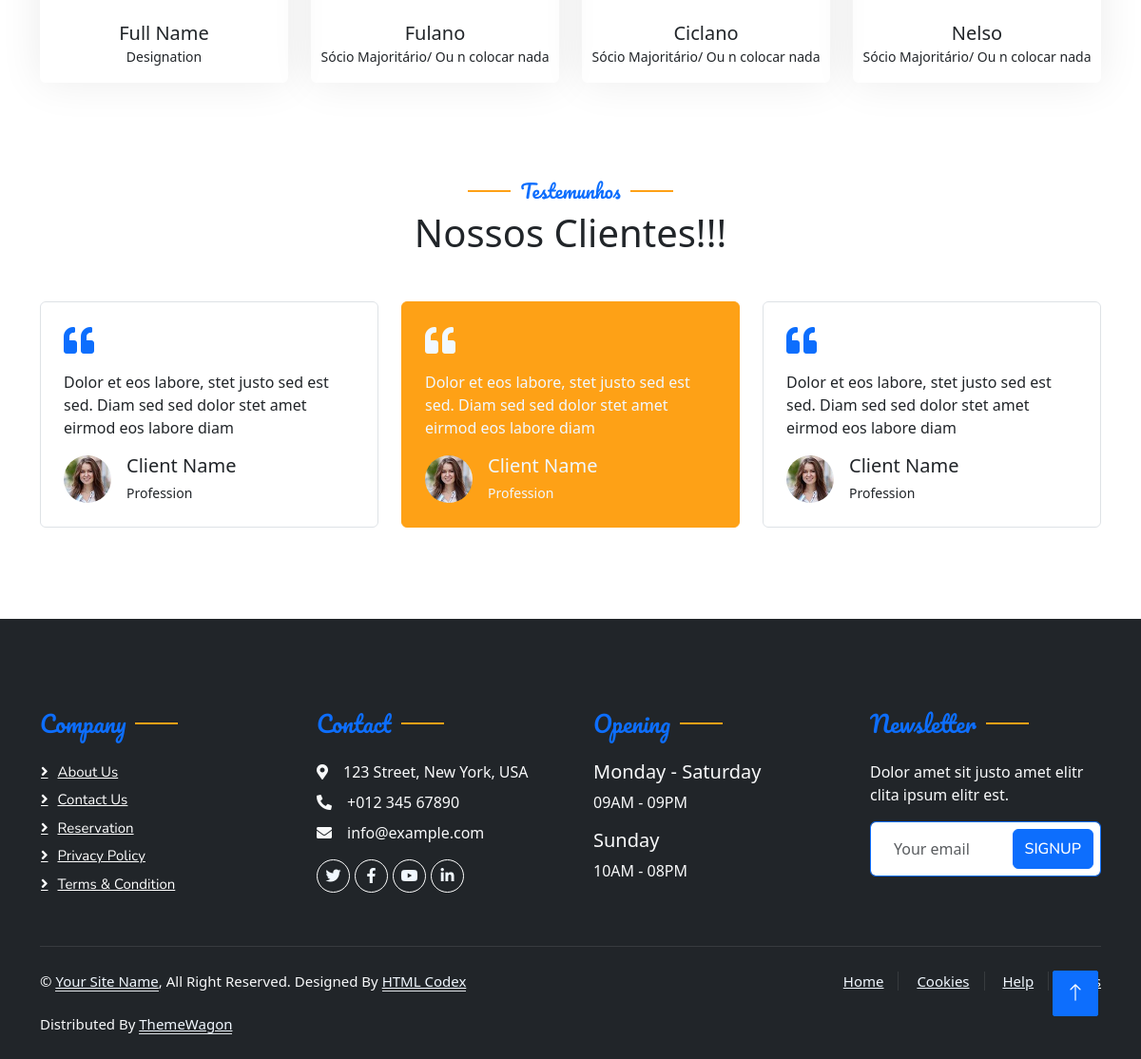
Before: / (lower part) with the older database file.
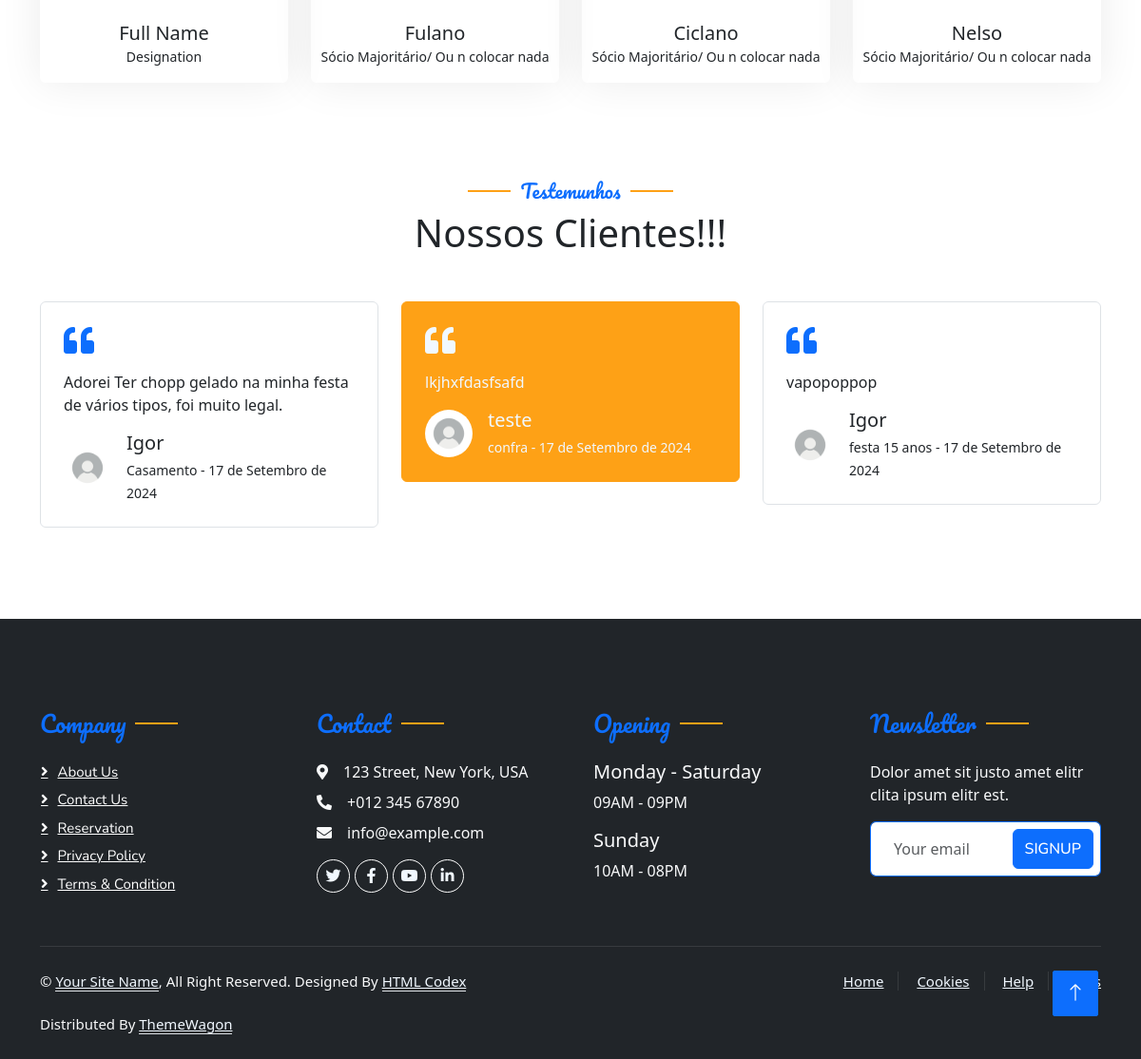
After: the same page with the newer database file.
### testemunho/models.py (models this page shows, shortened)
class Testemunho(models.Model):
    cliente = models.CharField(max_length=100, blank=True, null=True)
    tipo_evento = models.CharField(max_length=50)
    data_evento = models.DateField(auto_now_add=True)
    feedback = models.TextField()

### main/views.py (the view, shortened to what this page needs)
# urls.py: path('', IndexView.as_view(), name='home'),
class IndexView(TemplateView):
    template_name = 'index.html'
    def get(self,request):
        testemunhos = Testemunho.objects.all().order_by('-id')
        context = {'testemunhos':testemunhos,'title':'Chopp Itinerante','testemunhos':testemunhos, 'form':ContatoForm}
        return render(request, self.template_name, context)

### contato/forms.py
class ContatoForm(forms.ModelForm):
    nome = forms.CharField(
        widget=forms.TextInput(
            attrs={
                "placeholder": "Cliente",
                "class": "form-control"
            }
        ))
    celular = forms.CharField(
        widget=forms.TextInput(
            attrs={
                "placeholder": "Celular",
                "class": "form-control"
            }
        ))
    mensagem = forms.CharField(
        widget=forms.Textarea(
            attrs={
                "placeholder": "Mensagem",
                "class": "form-control"
            }
        ))
    class Meta:
        model = Contato
        fields = ('nome','celular', 'mensagem')

### templates/index.html (shortened to what this page needs)
<!DOCTYPE html>
<html lang="pt-br">
<head>
    {% include 'parciais/head.html'%}
</head>
<body>
    <div class="container-xxl bg-white p-0">
        {% include 'parciais/team.html'%}
        {% include 'parciais/testimonial.html'  with testemunhos=testemunhos%}
        {% include 'parciais/footer.html'%}
        <a href="#" class="btn btn-lg btn-primary btn-lg-square back-to-top"><i class="bi bi-arrow-up"></i></a>
    </div>
</body>
</html>

### templates/parciais/head.html (shortened to what this page needs)
<link href="https://cdnjs.cloudflare.com/ajax/libs/font-awesome/5.10.0/css/all.min.css" rel="stylesheet">
<link href="https://cdn.jsdelivr.net/npm/bootstrap-icons@1.4.1/font/bootstrap-icons.css" rel="stylesheet">
<link href="/static/lib/animate/animate.min.css" rel="stylesheet">
<link href="/static/lib/owlcarousel/assets/owl.carousel.min.css" rel="stylesheet">
<link href="/static/lib/tempusdominus/css/tempusdominus-bootstrap-4.min.css" rel="stylesheet" />
<link href="/static/css/bootstrap.min.css" rel="stylesheet">
<link href="/static/css/style.css" rel="stylesheet">

### templates/parciais/team.html (shortened to what this page needs)
<div class="container-xxl pt-5 pb-3">
    <div class="container">
        <div class="row g-4">
            <div class="col-lg-3 col-md-6 wow fadeInUp" data-wow-delay="0.1s">
                <div class="team-item text-center rounded overflow-hidden">
                    <h5 class="mb-0">Full Name</h5>
                    <small>Designation</small>
                </div>
            </div>
            <div class="col-lg-3 col-md-6 wow fadeInUp" data-wow-delay="0.3s">
                <div class="team-item text-center rounded overflow-hidden">
                    <h5 class="mb-0">Fulano</h5>
                    <small>Sócio Majoritário/ Ou n colocar nada</small>
                </div>
            </div>
            <div class="col-lg-3 col-md-6 wow fadeInUp" data-wow-delay="0.5s">
                <div class="team-item text-center rounded overflow-hidden">
                    <h5 class="mb-0">Ciclano</h5>
                    <small>Sócio Majoritário/ Ou n colocar nada</small>
                </div>
            </div>
            <div class="col-lg-3 col-md-6 wow fadeInUp" data-wow-delay="0.7s">
                <div class="team-item text-center rounded overflow-hidden">
                    <h5 class="mb-0">Nelso</h5>
                    <small>Sócio Majoritário/ Ou n colocar nada</small>
                </div>
            </div>
        </div>
    </div>
</div>

### templates/parciais/testimonial.html
<div class="container-xxl py-5 wow fadeInUp" data-wow-delay="0.1s">
    <div class="container">
        <div class="text-center">
            <h5 class="section-title ff-secondary text-center text-primary fw-normal">Testemunhos</h5>
            <h1 class="mb-5">Nossos Clientes!!!</h1>
        </div>
        <div class="owl-carousel testimonial-carousel">
            {% if testemunhos%}
                {% for testemunho in testemunhos%}
                    <div class="testimonial-item bg-transparent border rounded p-4">
                        <i class="fa fa-quote-left fa-2x text-primary mb-3"></i>
                        <p>{{testemunho.feedback}}</p>
                        <div class="d-flex align-items-center">
                            <img class="img-fluid flex-shrink-0 rounded-circle" src="static/img/perfil.jpg" style="width: 50px; height: 50px;">
                            <div class="ps-3">
                                <h5 class="mb-1">{{testemunho.cliente}}</h5>
                                <small>{{testemunho.tipo_evento}} - {{testemunho.data_evento}}</small>
                            </div>
                        </div>
                    </div>
                {%endfor%}
            {%else%}
                <div class="testimonial-item bg-transparent border rounded p-4">
                    <i class="fa fa-quote-left fa-2x text-primary mb-3"></i>
                    <p>Dolor et eos labore, stet justo sed est sed. Diam sed sed dolor stet amet eirmod eos labore diam</p>
                    <div class="d-flex align-items-center">
                        <img class="img-fluid flex-shrink-0 rounded-circle" src="static/img/testimonial-1.jpg" style="width: 50px; height: 50px;">
                        <div class="ps-3">
                            <h5 class="mb-1">Client Name</h5>
                            <small>Profession</small>
                        </div>
                    </div>
                </div>
            {%endif%}
        </div>
    </div>
</div>

### templates/parciais/footer.html
<div class="container-fluid bg-dark text-light footer pt-5 mt-5 wow fadeIn" data-wow-delay="0.1s">
    <div class="container py-5">
        <div class="row g-5">
            <div class="col-lg-3 col-md-6">
                <h4 class="section-title ff-secondary text-start text-primary fw-normal mb-4">Company</h4>
                <a class="btn btn-link" href="">About Us</a>
                <a class="btn btn-link" href="">Contact Us</a>
                <a class="btn btn-link" href="">Reservation</a>
                <a class="btn btn-link" href="">Privacy Policy</a>
                <a class="btn btn-link" href="">Terms & Condition</a>
            </div>
            <div class="col-lg-3 col-md-6">
                <h4 class="section-title ff-secondary text-start text-primary fw-normal mb-4">Contact</h4>
                <p class="mb-2"><i class="fa fa-map-marker-alt me-3"></i>123 Street, New York, USA</p>
                <p class="mb-2"><i class="fa fa-phone-alt me-3"></i>+012 345 67890</p>
                <p class="mb-2"><i class="fa fa-envelope me-3"></i>info@example.com</p>
                <div class="d-flex pt-2">
                    <a class="btn btn-outline-light btn-social" href=""><i class="fab fa-twitter"></i></a>
                    <a class="btn btn-outline-light btn-social" href=""><i class="fab fa-facebook-f"></i></a>
                    <a class="btn btn-outline-light btn-social" href=""><i class="fab fa-youtube"></i></a>
                    <a class="btn btn-outline-light btn-social" href=""><i class="fab fa-linkedin-in"></i></a>
                </div>
            </div>
            <div class="col-lg-3 col-md-6">
                <h4 class="section-title ff-secondary text-start text-primary fw-normal mb-4">Opening</h4>
                <h5 class="text-light fw-normal">Monday - Saturday</h5>
                <p>09AM - 09PM</p>
                <h5 class="text-light fw-normal">Sunday</h5>
                <p>10AM - 08PM</p>
            </div>
            <div class="col-lg-3 col-md-6">
                <h4 class="section-title ff-secondary text-start text-primary fw-normal mb-4">Newsletter</h4>
                <p>Dolor amet sit justo amet elitr clita ipsum elitr est.</p>
                <div class="position-relative mx-auto" style="max-width: 400px;">
                    <input class="form-control border-primary w-100 py-3 ps-4 pe-5" type="text" placeholder="Your email">
                    <button type="button" class="btn btn-primary py-2 position-absolute top-0 end-0 mt-2 me-2">SignUp</button>
                </div>
            </div>
        </div>
    </div>
    <div class="container">
        <div class="copyright">
            <div class="row">
                <div class="col-md-6 text-center text-md-start mb-3 mb-md-0">
                    &copy; <a class="border-bottom" href="#">Your Site Name</a>, All Right Reserved.
                    Designed By <a class="border-bottom" href="https://htmlcodex.com">HTML Codex</a><br><br>
                    Distributed By <a class="border-bottom" href="https://themewagon.com" target="_blank">ThemeWagon</a>
                </div>
                <div class="col-md-6 text-center text-md-end">
                    <div class="footer-menu">
                        <a href="">Home</a>
                        <a href="">Cookies</a>
                        <a href="">Help</a>
                        <a href="">FQAs</a>
                    </div>
                </div>
            </div>
        </div>
    </div>
</div>

### static/css/style.css (style rules this page uses)
:root { --primary: #FEA116; --light: #F1F8FF; --dark: #0F172B; }
.ff-secondary { font-family: 'Pacifico', cursive; }
.back-to-top { position: fixed; display: none; right: 45px; bottom: 45px; z-index: 99; }
.btn { font-family: 'Nunito', sans-serif; font-weight: 500; text-transform: uppercase; transition: .5s; }
.btn.btn-primary, .btn.btn-secondary { color: #FFFFFF; }
.btn-lg-square { width: 48px; height: 48px; }
.btn-square, .btn-sm-square, .btn-lg-square { padding: 0; display: flex; align-items: center; justify-content: center; font-weight: normal; border-radius: 2px; }
.section-title { position: relative; display: inline-block; }
.section-title::before { position: absolute; content: ""; width: 45px; height: 2px; top: 50%; left: -55px; margin-top: -1px; background: var(--primary); }
.section-title::after { position: absolute; content: ""; width: 45px; height: 2px; top: 50%; right: -55px; margin-top: -1px; background: var(--primary); }
.section-title.text-start::before, .section-title.text-end::after { display: none; }
.team-item { box-shadow: 0 0 45px rgba(0, 0, 0, .08); height: calc(100% - 38px); transition: .5s; }
.testimonial-carousel .owl-item .testimonial-item, .testimonial-carousel .owl-item.center .testimonial-item * { transition: .5s; }
.testimonial-carousel .owl-item.center .testimonial-item { background: var(--primary) !important; border-color: var(--primary) !important; }
.testimonial-carousel .owl-item.center .testimonial-item * { color: var(--light) !important; }
.footer .btn.btn-social { margin-right: 5px; width: 35px; height: 35px; display: flex; align-items: center; justify-content: center; color: var(--light); border: 1px solid #FFFFFF; border-radius: 35px; transition: .3s; }
.footer .btn.btn-link { display: block; margin-bottom: 5px; padding: 0; text-align: left; color: #FFFFFF; font-size: 15px; font-weight: normal; text-transform: capitalize; transition: .3s; }
.footer .btn.btn-link::before { position: relative; content: "\f105"; font-family: "Font Awesome 5 Free"; font-weight: 900; margin-right: 10px; }
.footer .copyright { padding: 25px 0; font-size: 15px; border-top: 1px solid rgba(256, 256, 256, .1); }
.footer .copyright a { color: var(--light); }
.footer .footer-menu a { margin-right: 15px; padding-right: 15px; border-right: 1px solid rgba(255, 255, 255, .1); }
.footer .footer-menu a:last-child { margin-right: 0; padding-right: 0; border-right: none; }

Changed rows visible on the page:
added Testemunho: feedback "lkjhxfdasfsafd", cliente "teste", tipo_evento "confra", data_evento "17 de Setembro de 2024"
added Testemunho: feedback "vapopoppop", cliente "Igor", tipo_evento "festa 15 anos", data_evento "17 de Setembro de 2024"
added Testemunho: feedback "Adorei Ter chopp gelado na minha festa de vários tipos, foi muito legal.", cliente "Igor", tipo_evento "Casamento", data_evento "17 de Setembro de 2024"
Other visible differences:
text no longer shown: "Dolor et eos labore, stet justo sed est sed. Diam sed sed dolor stet amet eirmod eos labore diam Client Name Profession"
